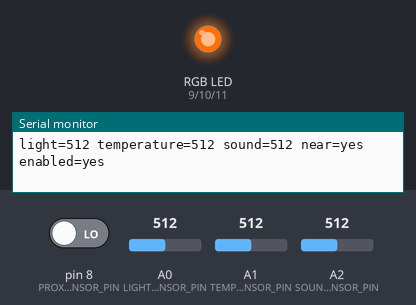
A sketch run on a simulated Arduino Uno, built with avr-gcc and run on an emulated ATmega328P. On the bench: an RGB LED mixed from three pins (HIGH = lit), the last lines printed to the serial monitor. The inputs (shaded band) are chosen by the test bench; at power-on: pin 8 (PROXIMITY_SENSOR_PIN) LOW, A1 (TEMPERATURE_SENSOR_PIN) = 512, A0 (LIGHT_SENSOR_PIN) = 512, A2 (SOUND_SENSOR_PIN) = 512. Dim RGB values are drawn brighter than linear.

Above: at 1.2 s.
1.3 s: pin 8 (PROXIMITY_SENSOR_PIN) driven HIGH
At 2.3 s:
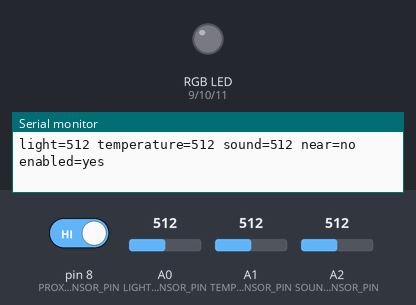
2.8 s: pin 8 (PROXIMITY_SENSOR_PIN) driven LOW
At 3.5 s:
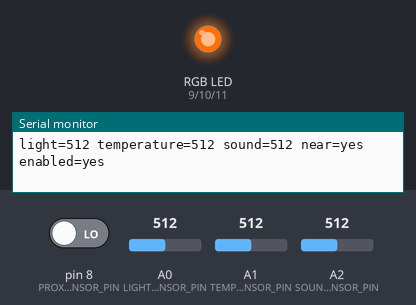
4.3 s: A1 (TEMPERATURE_SENSOR_PIN) set to 60
At 4.6 s:
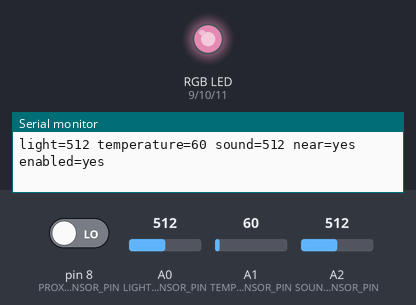
5.8 s: A1 (TEMPERATURE_SENSOR_PIN) set to 40
At 6.9 s:
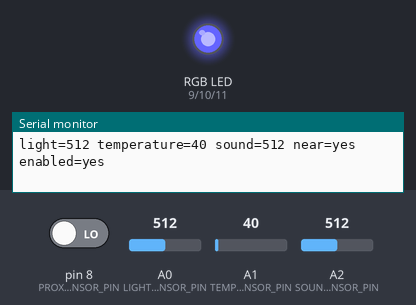
7.3 s: A1 (TEMPERATURE_SENSOR_PIN) set to 80
At 8.0 s:
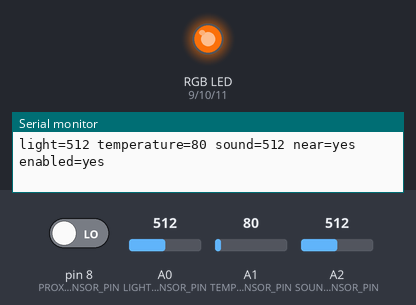
Timing chart, 0 to 9.8 s (numbered marks = the images above; inputs shaded):
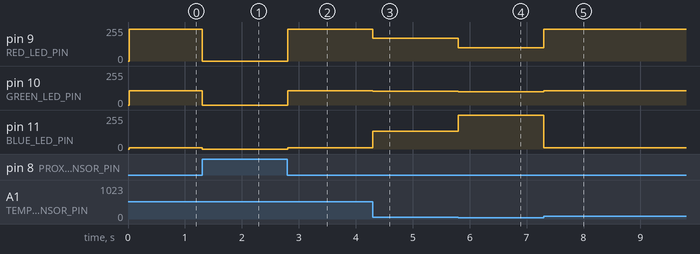

Measured:
- after the input at 1.3 s, pin 9 (RED_LED_PIN): 240/255 → 0/255 at once; pin 10 (GREEN_LED_PIN): 107/255 → 0/255 at once; pin 11 (BLUE_LED_PIN): 10/255 → 0/255 at once
- after the input at 2.8 s, pin 9 (RED_LED_PIN): 0/255 → 240/255 at once; pin 10 (GREEN_LED_PIN): 0/255 → 107/255 at once; pin 11 (BLUE_LED_PIN): 0/255 → 10/255 at once
- after the input at 4.3 s, pin 9 (RED_LED_PIN): 240/255 → 170/255 at once; pin 10 (GREEN_LED_PIN): 107/255 → 103/255 at once; pin 11 (BLUE_LED_PIN): 10/255 → 133/255 at once
- after the input at 5.8 s, pin 9 (RED_LED_PIN): 170/255 → 100/255 at once; pin 10 (GREEN_LED_PIN): 103/255 → 100/255 at once; pin 11 (BLUE_LED_PIN): 133/255 → 255/255 at once
- after the input at 7.3 s, pin 9 (RED_LED_PIN): 100/255 → 240/255 at once; pin 10 (GREEN_LED_PIN): 100/255 → 107/255 at once; pin 11 (BLUE_LED_PIN): 255/255 → 10/255 at once

The sketch:

SmartLampV2.ino
```cpp
#include "Config.h"

struct SensorReadings {
  int light;
  int temperature;
  int sound;
  bool userIsNear;
};

bool lampEnabled = true;
bool soundWasAboveThreshold = false;

unsigned long lastSensorReadAt = 0;
unsigned long lastClapAt = 0;
unsigned long lastDiagnosticAt = 0;

void setup() {
  pinMode(Config::PROXIMITY_SENSOR_PIN, INPUT);
  pinMode(Config::RED_LED_PIN, OUTPUT);
  pinMode(Config::GREEN_LED_PIN, OUTPUT);
  pinMode(Config::BLUE_LED_PIN, OUTPUT);

  Serial.begin(Config::SERIAL_BAUD_RATE);
  setColor(0, 0, 0);
}

void loop() {
  const unsigned long now = millis();

  if (now - lastSensorReadAt < Config::SENSOR_INTERVAL_MS) {
    return;
  }

  lastSensorReadAt = now;
  const SensorReadings readings = readSensors();

  updateClapControl(readings.sound, now);
  updateLamp(readings);
  printDiagnostics(readings, now);
}

SensorReadings readSensors() {
  const int proximitySignal = digitalRead(Config::PROXIMITY_SENSOR_PIN);
  const bool userIsNear = Config::PROXIMITY_ACTIVE_LOW
    ? proximitySignal == LOW
    : proximitySignal == HIGH;

  return {
    analogRead(Config::LIGHT_SENSOR_PIN),
    analogRead(Config::TEMPERATURE_SENSOR_PIN),
    analogRead(Config::SOUND_SENSOR_PIN),
    userIsNear
  };
}

void updateClapControl(int soundReading, unsigned long now) {
  const bool soundIsAboveThreshold = soundReading >= Config::SOUND_THRESHOLD;
  const bool risingSoundEdge = soundIsAboveThreshold && !soundWasAboveThreshold;
  const bool cooldownExpired = now - lastClapAt >= Config::CLAP_COOLDOWN_MS;

  if (risingSoundEdge && cooldownExpired) {
    lampEnabled = !lampEnabled;
    lastClapAt = now;
  }

  soundWasAboveThreshold = soundIsAboveThreshold;
}

void updateLamp(const SensorReadings& readings) {
  const bool lightConditionMet =
    readings.light >= Config::MIN_LIGHT_READING_TO_ENABLE;

  if (!lampEnabled || !readings.userIsNear || !lightConditionMet) {
    setColor(0, 0, 0);
    return;
  }

  setTemperatureColor(readings.temperature);
}

void setTemperatureColor(int temperatureReading) {
  const int boundedTemperature = constrain(
    temperatureReading,
    Config::TEMPERATURE_MIN_RAW,
    Config::TEMPERATURE_MAX_RAW
  );

  const int red = map(
    boundedTemperature,
    Config::TEMPERATURE_MIN_RAW,
    Config::TEMPERATURE_MAX_RAW,
    100,
    240
  );
  const int green = map(
    boundedTemperature,
    Config::TEMPERATURE_MIN_RAW,
    Config::TEMPERATURE_MAX_RAW,
    100,
    107
  );
  const int blue = map(
    boundedTemperature,
    Config::TEMPERATURE_MIN_RAW,
    Config::TEMPERATURE_MAX_RAW,
    255,
    10
  );

  setColor(red, green, blue);
}

void setColor(int red, int green, int blue) {
  analogWrite(Config::RED_LED_PIN, red);
  analogWrite(Config::GREEN_LED_PIN, green);
  analogWrite(Config::BLUE_LED_PIN, blue);
}

void printDiagnostics(const SensorReadings& readings, unsigned long now) {
  if (now - lastDiagnosticAt < Config::DIAGNOSTIC_INTERVAL_MS) {
    return;
  }

  lastDiagnosticAt = now;

  Serial.print(F("light="));
  Serial.print(readings.light);
  Serial.print(F(" temperature="));
  Serial.print(readings.temperature);
  Serial.print(F(" sound="));
  Serial.print(readings.sound);
  Serial.print(F(" near="));
  Serial.print(readings.userIsNear ? F("yes") : F("no"));
  Serial.print(F(" enabled="));
  Serial.println(lampEnabled ? F("yes") : F("no"));
}
```

Config.h
```cpp
#ifndef SMART_LAMP_CONFIG_H
#define SMART_LAMP_CONFIG_H

#include <Arduino.h>

namespace Config {
constexpr uint8_t LIGHT_SENSOR_PIN = A0;
constexpr uint8_t TEMPERATURE_SENSOR_PIN = A1;
constexpr uint8_t SOUND_SENSOR_PIN = A2;
constexpr uint8_t PROXIMITY_SENSOR_PIN = 8;

constexpr uint8_t RED_LED_PIN = 9;
constexpr uint8_t GREEN_LED_PIN = 10;
constexpr uint8_t BLUE_LED_PIN = 11;

constexpr bool PROXIMITY_ACTIVE_LOW = true;

constexpr int MIN_LIGHT_READING_TO_ENABLE = 9;
constexpr int SOUND_THRESHOLD = 150;
constexpr int TEMPERATURE_MIN_RAW = 50;
constexpr int TEMPERATURE_MAX_RAW = 70;

constexpr unsigned long SENSOR_INTERVAL_MS = 20;
constexpr unsigned long CLAP_COOLDOWN_MS = 500;
constexpr unsigned long DIAGNOSTIC_INTERVAL_MS = 500;

constexpr unsigned long SERIAL_BAUD_RATE = 9600;
}  // namespace Config

#endif
```
